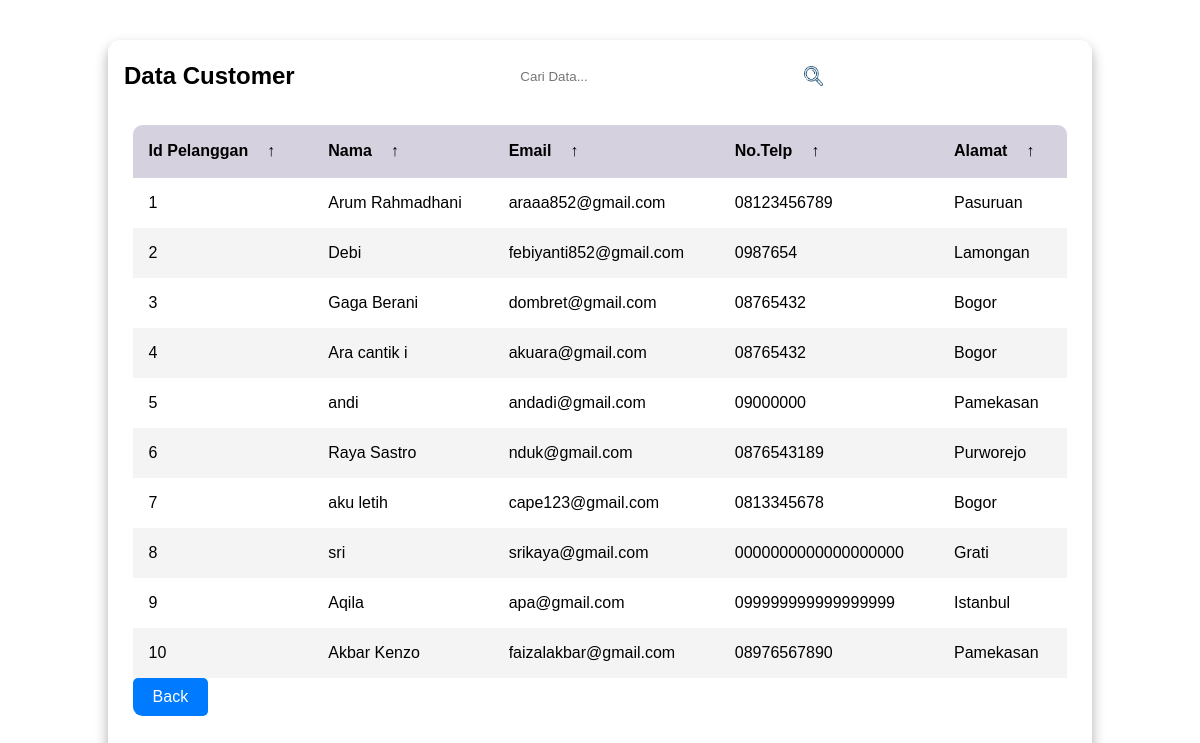
Screenshot of /WEB-ADMIN/Tabel_Customer.php with the database file from the repository.
### tables this page shows
CREATE TABLE `pelanggan` (
  `id` int(11) NOT NULL,
  `email` varchar(100) NOT NULL,
  `username` varchar(50) NOT NULL,
  `notlp` varchar(20) NOT NULL,
  `alamat` varchar(25) NOT NULL,
  `password` varchar(255) NOT NULL
);

### WEB-ADMIN/Tabel_Customer.php (the view, shortened to what this page needs)
<!DOCTYPE html>
<html lang="en">
<head>
    <link rel="stylesheet" href="style2.css" />
</head>
<body>
    <main class="table" id="customers_table">
        <section class="table__header">
            <h1>Data Customer</h1>
            <div class="input-group">
                <input type="search" placeholder="Cari Data..." />
                <img src="gambar/search-removebg-preview.png" alt="" />
            </div>
            <div class="export__file">
                <label for="export-file" class="export__file-btn" title="Export File"></label>
            </div>
        </section>
        <section class="table__body">
            <table>
                <thead>
                    <tr>
                        <th>Id Pelanggan <span class="icon-arrow">&UpArrow;</span></th>
                        <th>Nama <span class="icon-arrow">&UpArrow;</span></th>
                        <th>Email <span class="icon-arrow">&UpArrow;</span></th>
                        <th>No.Telp <span class="icon-arrow">&UpArrow;</span></th>
                        <th>Alamat <span class="icon-arrow">&UpArrow;</span></th>
                    </tr>
                </thead>
                <tbody>
                    <?php
                    include 'koneksi.php';
                    $query = "SELECT * FROM pelanggan";
                    $result = mysqli_query($conn, $query);
                    if (mysqli_num_rows($result) > 0) {
                        while ($row = mysqli_fetch_assoc($result)) {
                            echo "<tr>";
                            echo "<td>" . htmlspecialchars($row['id']) . "</td>";
                            echo "<td>" . htmlspecialchars($row['username']) . "</td>";
                            echo "<td>" . htmlspecialchars($row['email']) . "</td>";
                            echo "<td>" . htmlspecialchars($row['notlp']) . "</td>";
                            echo "<td>" . htmlspecialchars($row['alamat']) . "</td>";
                            echo "</tr>";
                        }
                    } else {
                        echo "<tr><td colspan='6'>Data tidak ditemukan</td></tr>";
                    }
                    ?>
                </tbody>
            </table>
            <td>
                <a href="halamanutama.php"><button onclick="goBack()">Back</button></a>
            </td>
        </section>
    </main>
</body>
</html>

### WEB-ADMIN/style2.css (style rules this page uses)
* { margin: 0; padding: 0; box-sizing: border-box; font-family: sans-serif; }
body { min-height: 100vh; background: url(images/html_table.jpg) center / cover; display: flex; justify-content: center; align-items: center; }
main.table { width: 82vw; height: 90vh; background-color: #fff5; backdrop-filter: blur(7px); box-shadow: 0 .4rem .8rem #0005; border-radius: .8rem; overflow: hidden; }
.table__header { width: 100%; height: 10%; background-color: #fff4; padding: .8rem 1rem; display: flex; justify-content: space-between; align-items: center; }
.table__header .input-group { width: 35%; height: 100%; background-color: #fff5; padding: 0 .8rem; border-radius: 2rem; display: flex; justify-content: center; align-items: center; transition: .2s; }
.table__header .input-group img { width: 1.2rem; height: 1.2rem; }
.table__header .input-group input { width: 100%; padding: 0 .5rem 0 .3rem; background-color: transparent; border: none; outline: none; }
.table__body { width: 95%; max-height: calc(89% - 1.6rem); background-color: #fffb; margin: .8rem auto; border-radius: .6rem; overflow: auto; overflow: overlay; }
table { width: 100%; }
table, th, td { border-collapse: collapse; padding: 1rem; text-align: left; }
thead th { position: sticky; top: 0; left: 0; background-color: #d5d1defe; cursor: pointer; text-transform: capitalize; }
tbody tr:nth-child(even) { background-color: #0000000b; }
tbody tr { --delay: .1s; transition: .5s ease-in-out var(--delay), background-color 0s; }
tbody tr td, tbody tr td p, tbody tr td img { transition: .2s ease-in-out; }
thead th span.icon-arrow { display: inline-block; width: 1.3rem; height: 1.3rem; border-radius: 50%; border: 1.4px solid transparent; text-align: center; font-size: 1rem; margin-left: .5rem; transition: .2s ease-in-out; }
.export__file { position: relative; }
.export__file .export__file-btn { display: inline-block; width: 2rem; height: 2rem; background: #fff6 url(images/export.png) center / 80% no-repeat; border-radius: 50%; transition: .2s ease-in-out; }
button { padding: 10px 20px; background-color: #007bff; color: #fff; border: none; border-radius: 5px; cursor: pointer; font-size: 16px; transition: background-color 0.3s ease; }

### rows the page displays
pelanggan: id "1", username "Arum Rahmadhani", email "araaa852@gmail.com", notlp "08123456789"
pelanggan: id "2", username "Debi", email "febiyanti852@gmail.com", notlp "0987654", alamat "Lamongan"
pelanggan: id "3", username "Gaga Berani", email "dombret@gmail.com", notlp "08765432", alamat "Bogor"
pelanggan: id "4", username "Ara cantik i", email "akuara@gmail.com", notlp "08765432", alamat "Bogor"
pelanggan: id "5", username "andi", email "andadi@gmail.com", notlp "09000000", alamat "Pamekasan"
pelanggan: id "6", username "Raya Sastro", email "nduk@gmail.com", notlp "0876543189", alamat "Purworejo"
pelanggan: id "7", username "aku letih", email "cape123@gmail.com", notlp "0813345678", alamat "Bogor"
pelanggan: id "8", username "sri", email "srikaya@gmail.com", notlp "0000000000000000000", alamat "Grati"
pelanggan: id "9", username "Aqila", email "apa@gmail.com", notlp "099999999999999999", alamat "Istanbul"
pelanggan: id "10", username "Akbar Kenzo", email "faizalakbar@gmail.com", notlp "08976567890", alamat "Pamekasan"
